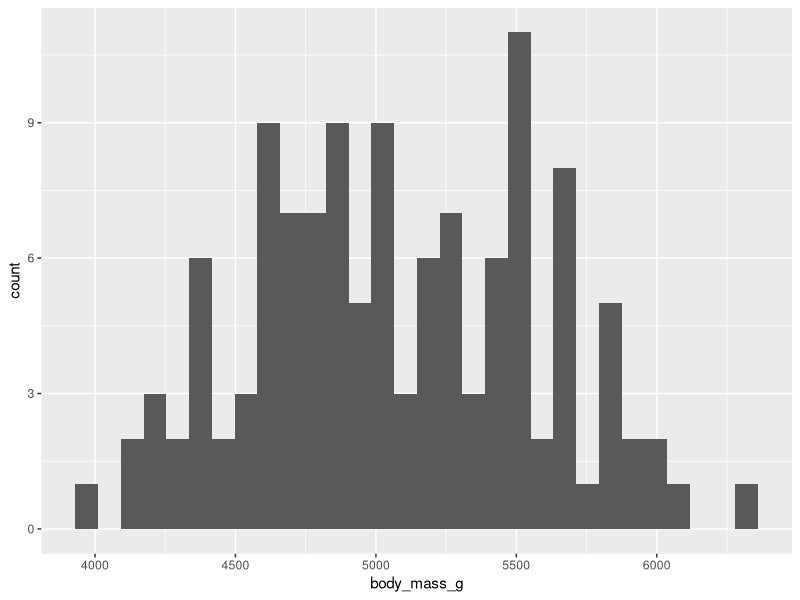
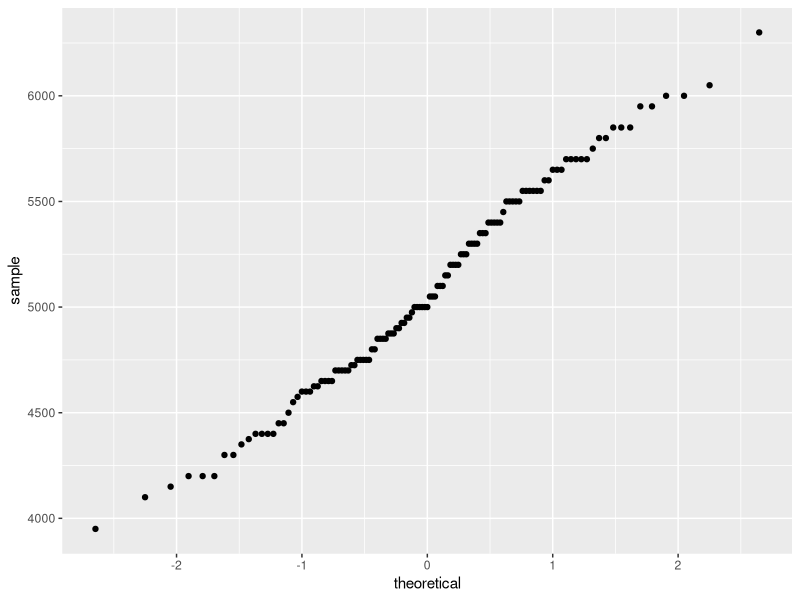
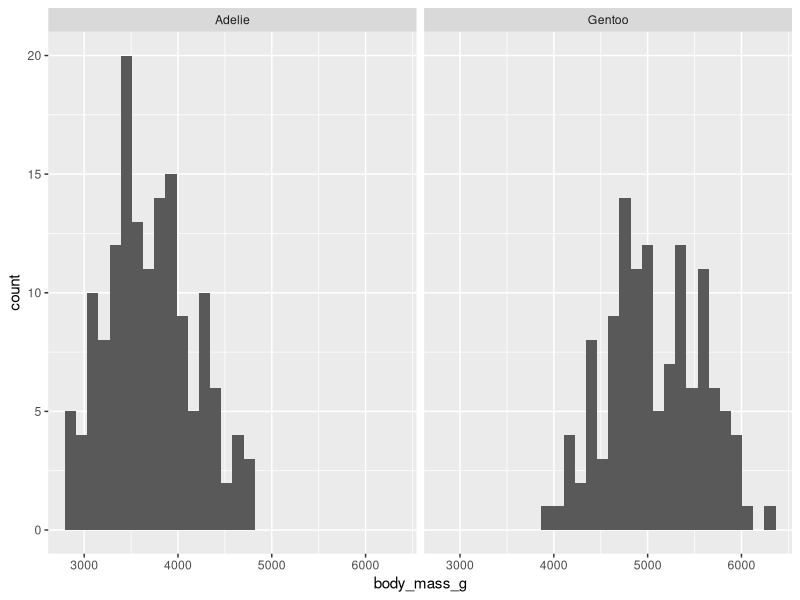
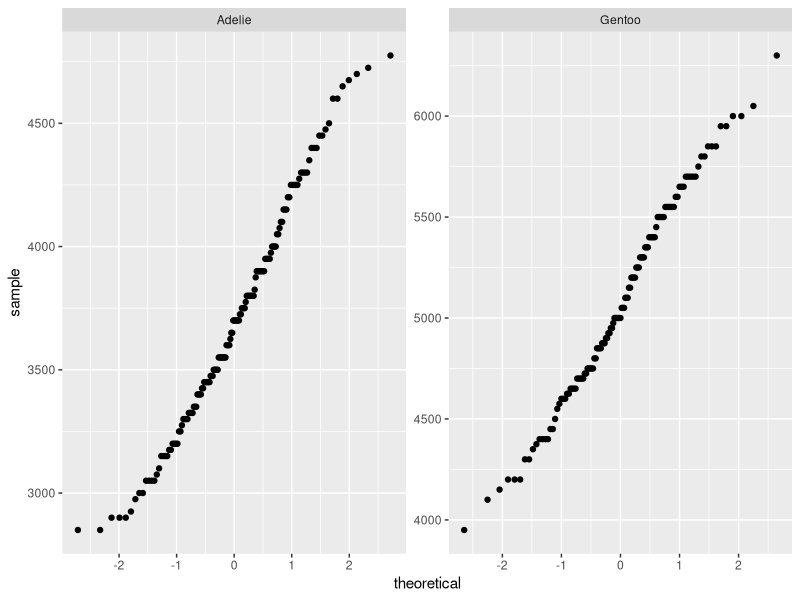

R code for these plots, in order:
library(palmerpenguins)
library(rstatix) # for levene_test() and t_test()
library(knitr)  # prints pretty tables with RMarkdown
library(tidyverse)

#Exploratory Data Analysis
head(penguins)

gentoo = penguins %>%
  filter(species=="Gentoo")
ggplot()+
  geom_histogram(aes(x=body_mass_g), data=gentoo)

#ONE SAMPLE T TEST

#ASSUMPTIONS FOR T TEST
#No significant outliers in the data
#Data should be approx normally dist 

##Assess normallity with Q Q plot
ggplot(gentoo) +
  stat_qq(aes(sample=body_mass_g))
#Want points along the 1:1 line if you normalize the data.
#Rlly just want a straight line
#if not, use wilcoxon signed-rank test

#Literature derived body mass is 5500 g
t.test(gentoo$body_mass_g, mu=5500)


t.test_results = t.test(gentoo$body_mass_g, mu=5500) 
t.test_results$p.value

t_test_results = gentoo %>% t_test(body_mass_g ~ 1, mu = 5500) # pipe-friendly version from rstatix
kable(t_test_results)
t_test_results$p




##INDEPENDENT SAMPLE T TEST
#Assumptions:
  #Independence of observations
  #No significant outliers
  #The two groups should be normally distributed
  #If using students t-test, variances of 2 groups should no be significantly different
    #Use Welch's test to ignore this parameter

data_for_t_test = penguins %>%
  dplyr::filter(species %in% c("Gentoo", "Adelie"),
                !is.na(body_mass_g)) %>%
  select(species, body_mass_g) %>%
  droplevels() # removes "Chinstrap" level from the species factor / categorical variable
summary(data_for_t_test)

data_for_t_test %>%
  group_by(species) %>%
  summarize(mean=mean(body_mass_g), sd=sd(body_mass_g))

ggplot(aes(x=body_mass_g), data=data_for_t_test) +
  geom_histogram() +
  facet_wrap(~species)

ggplot(data_for_t_test) +
  stat_qq(aes(sample=body_mass_g)) +
  facet_wrap(~species, scales="free")

data_for_t_test %>% levene_test(body_mass_g ~ species)
# if p<0.05, variances are NOT equal

##Independent sample t test actually running it
# Base R version:
t.test(data_for_t_test$body_mass_g ~ data_for_t_test$species)
# dplyr-friendly version:
data_for_t_test %>% 
  t_test(body_mass_g ~ species) 
